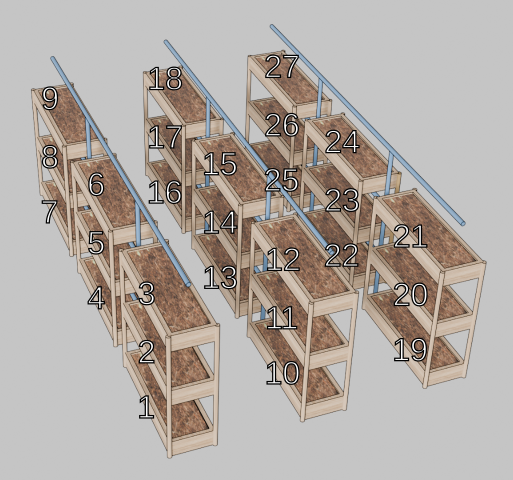
#> input picture icuas24_competition-master/.fig/plant_beds.png, 1026 x 960 px, given in place of plant_beds.png.png, which was not available (shown at 1/2 size)
$ python tanmay.py ../../.fig/plant_beds.png
#> lines starting #> are read from the running program, lines starting #| are printed output that depends on the picture; after the words box and inside, x2 and y2 are one past the last pixel; in counts of white or black regions, pixels touching at a corner belong together; pictures that were not available may be replaced by others from this repository, and a replacement may not be noted
#> further down, raw_image is the input picture: shape (960, 1026, 3); mean B, G, R 164.1, 169.9, 177.7
import sys
import cv2
import numpy as np
import utils

MIN_SQ_AREA = 100.0 ** 2

YELLOW_AREA    = 3400.0
RED_AREA       = 3600.0
PURPLE_AREA    = 1700.0
MIN_FRUIT_AREA = 500.0

TOO_LARGE_FACTOR = 1.6


def double_centroids(contour):
  major_centroid = np.mean(contour, axis=0)

  distances = np.linalg.norm(
    contour.reshape(-1, 2) - major_centroid, axis=1)

  sorted_indices = np.argsort(distances)
  smallest_two_indices = sorted_indices[:2]

  i1 = min(smallest_two_indices)
  i2 = max(smallest_two_indices)

  contour0_0 = contour[:i1]
  contour1   = contour[i1:i2]
  contour0_1 = contour[i2:]

  contour0 = np.concatenate((contour0_0, contour0_1), axis=0)

  centroid0 = np.mean(contour0, axis=0)
  centroid1 = np.mean(contour1, axis=0)

  return (centroid0, centroid1)


def get_coords(raw_image, given_color):
#> called with given_color = 'Pepper'
  image = cv2.cvtColor(raw_image, cv2.COLOR_BGR2HSV)
#> image: shape (960, 1026, 3); mean H, S, V 7.3, 26.9, 178.7

  # white mask
  lower_white = np.array([0, 0, 200]); upper_white = np.array([179, 30, 255])
  white_mask = cv2.inRange(image, lower_white, upper_white)
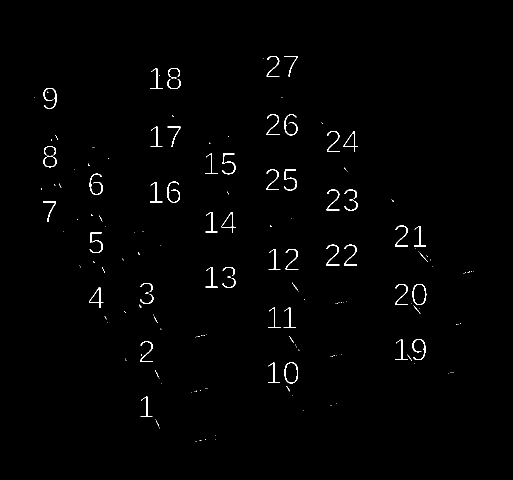
#> white_mask: shape (960, 1026) (shown at 1/2 size); 0.91% white in thin lines or dots, all inside (x1, y1, x2, y2) = (69, 112, 948, 884)

  # green mask
  lower_green = np.array([40, 40, 40]); upper_green = np.array([80, 255, 255])
  green_mask = cv2.inRange(image, lower_green, upper_green)
#> green_mask: shape (960, 1026); every value is 0

  combined_mask = cv2.bitwise_or(white_mask, green_mask)

  """ removing any square outside central square """
  height, width = image.shape[:2]
#> height = 960; width = 1026
  rect_width = int(width * 0.6)
#> rect_width = 615
  rect_height = int(height * 0.75)
#> rect_height = 720

  x1 = int((width - rect_width) / 2)
#> x1 = 205
  y1 = int((height - rect_height) / 2)
#> y1 = 120
  x2 = x1 + rect_width
#> x2 = 820
  y2 = y1 + rect_height
#> y2 = 840

  central_mask = np.zeros_like(image, dtype=np.uint8)
  cv2.rectangle(central_mask, (x1, y1), (x2, y2), (255, 255, 255), -1)
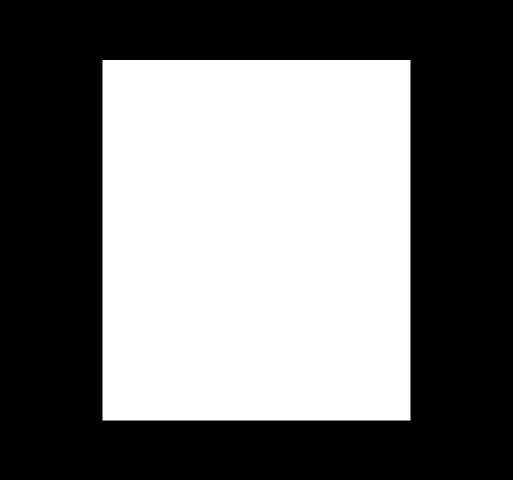
#> central_mask: shape (960, 1026, 3) (shown at 1/2 size); 45.1% white; 1 white region, box (x1, y1, x2, y2) and area: (205, 120, 821, 841) 444136

  tmp = img = cv2.cvtColor(combined_mask, cv2.COLOR_GRAY2BGR)
  combined_mask = cv2.bitwise_and(tmp, central_mask)
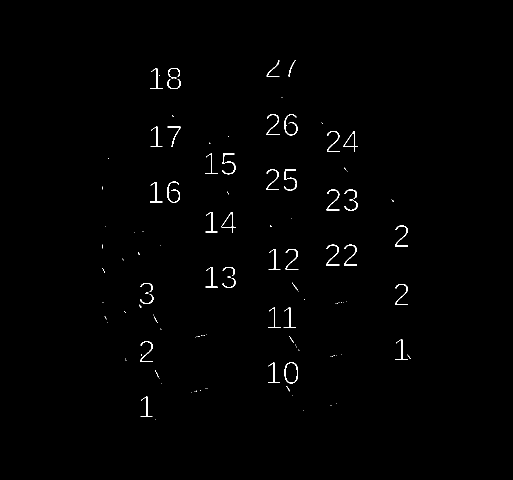
#> combined_mask: shape (960, 1026, 3) (shown at 1/2 size); 0.69% white in thin lines or dots, all inside (x1, y1, x2, y2) = (205, 120, 821, 840)

  """ getting region of interest """
  gray = 255 - combined_mask
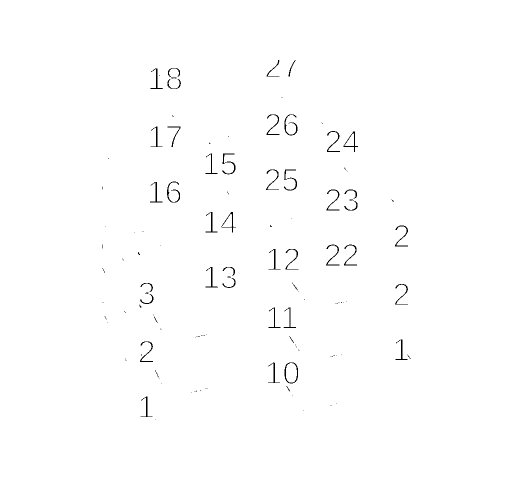
#> gray: shape (960, 1026, 3) (shown at 1/2 size); 99.3% white; black in thin lines or dots, all inside (x1, y1, x2, y2) = (205, 120, 821, 840)
  blur = cv2.GaussianBlur(gray, (3,3), 0)
  gray_image = cv2.cvtColor(blur, cv2.COLOR_BGR2GRAY)
  thresh = cv2.adaptiveThreshold(gray_image, 255, cv2.ADAPTIVE_THRESH_MEAN_C, cv2.THRESH_BINARY_INV, 51, 3)
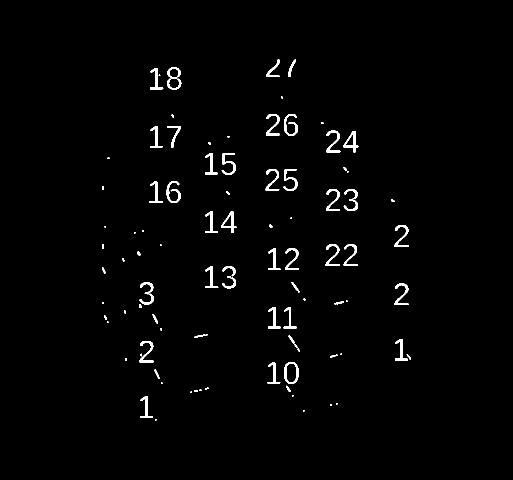
#> thresh: shape (960, 1026) (shown at 1/2 size); 1.5% white; 93 white regions (27 under 20 px), largest, box (x1, y1, x2, y2) and area: (333, 362, 361, 406) 441, (568, 724, 597, 768) 440, (443, 306, 472, 350) 435

  # Morph open
  kernel = cv2.getStructuringElement(cv2.MORPH_RECT, (3,3))
  opening = cv2.morphologyEx(thresh, cv2.MORPH_OPEN, kernel, iterations=1)
#> opening: shape (960, 1026); 1.4% white; 115 white regions (31 under 20 px)

  # Find contours
  cnts = cv2.findContours(opening, cv2.RETR_EXTERNAL, cv2.CHAIN_APPROX_SIMPLE)
#> cnts = 115 contours, 45 with area under 20; largest, box (x1, y1, x2, y2) and area: (568, 724, 597, 768) 1022, (333, 362, 361, 406) 331, (568, 228, 596, 272) 318, (790, 678, 816, 721) 270, (410, 533, 436, 576) 270
  cnts = cnts[0] if len(cnts) == 2 else cnts[1]

  # Initialize variables for the largest rectangle
  max_area = 0
  max_rect = None

  # Iterate through all contours
  for contour in cnts:
    rect = cv2.minAreaRect(contour)
    box = cv2.boxPoints(rect)
    box = np.intp(box)
    area = cv2.contourArea(contour)

    if area > max_area:
      max_area = area
      max_rect = box
#> this loop made 115 passes
#> (rect, area, max_area, max_rect) on passes 5, 14: (((292.5, 813), (42, 25), -90), 247.5, 247.5, [[305, 834], [280, 834], [280, 792], [305, 792]]), (((582, 745.5), (43, 28), -90), 1021.5, 1021.5, [[596, 767], [568, 767], [568, 724], [596, 724]])
#> (rect, box, area) on passes 11, 13, 15, 18, 20, 25: (((576.7, 777.9), (4.02, 12.07), -26.57), [[577, 784], [572, 773], [575, 771], [581, 782]], 35), (((313.8, 748.1), (3.81, 20.52), -24.44), [[316, 758], [307, 739], [311, 737], [319, 756]], 53), (((547, 745), (42, 24), -90), [[559, 766], [535, 766], [535, 724], [559, 724]], 245), (((665, 712), (10.75, 3.16), -18.43), [[660, 715], [659, 712], [669, 708], [670, 711]], 23), (((292.5, 716.5), (15, 27), -90), [[306, 724], [279, 724], [279, 709], [306, 709]], 131), (((294.6, 691), (22.01, 25.96), -41.19), [[294, 707], [277, 688], [294, 673], [311, 693]], 165.5)
#> after the loop, max_area = 1021.5

  if max_area < MIN_SQ_AREA:
    print("No close plant bed found")
    return []


  # Draw the largest rectangle
  interested_region = combined_mask.copy()

  if len(cnts) > 0:
    cv2.drawContours(interested_region, [max_rect], 0, (36, 255, 12), 2)
    cv2.fillPoly(interested_region, [max_rect], (255, 255, 255))
  else:
    print("No plant bed found")
    return []

  """ cropping out region of interest """
  mask = np.zeros_like(raw_image)
  cv2.fillPoly(mask, [max_rect], color=(255, 255, 255))

  cropped_img = cv2.bitwise_and(raw_image, mask)

  """ detecting contours in ROI """
  basic_contour = cropped_img.copy()
  hsv = cv2.cvtColor(basic_contour, cv2.COLOR_BGR2HSV)

  lower_red = np.array([0, 100, 100]); upper_red = np.array([10, 255, 255])
  lower_yellow = np.array([20, 100, 100]); upper_yellow = np.array([30, 255, 255])
  lower_purple = np.array([130, 50, 50]); upper_purple = np.array([160, 255, 255])

  good_area = 0
  combined_mask_color = None
  if given_color == "Tomato":
    red_mask = cv2.inRange(hsv, lower_red, upper_red)
    combined_mask_color = red_mask
    good_area = RED_AREA
  elif given_color == "Pepper":
    yellow_mask = cv2.inRange(hsv, lower_yellow, upper_yellow)
    combined_mask_color = yellow_mask
    good_area = YELLOW_AREA
  elif given_color == "Eggplant":
    purple_mask = cv2.inRange(hsv, lower_purple, upper_purple)
    combined_mask_color = purple_mask
    good_area = PURPLE_AREA

  contours, _ = cv2.findContours(combined_mask_color, cv2.RETR_EXTERNAL, cv2.CHAIN_APPROX_SIMPLE)

  cv2.drawContours(basic_contour, contours, -1, (0, 255, 0), 2)

  """ check area of each contour """
  too_large_area = good_area * TOO_LARGE_FACTOR

  centers = []

  for idx, contour in enumerate(contours):
    contour_area = cv2.contourArea(contour)

    if contour_area < MIN_FRUIT_AREA:
      continue
    elif contour_area > too_large_area:
      centroid0, centroid1 = utils.double_centroids(contour)
      centers.append((idx, centroid0[0]))
      centers.append((idx, centroid1[0]))
    else:
      centroid = np.mean(contour, axis=0)
      centers.append((idx, centroid[0]))

  # computing vector from center of bed
  bed_center = np.mean(max_rect, axis=0)
  outputs = []
  for point in centers:
    outputs.append(point[1] - bed_center)

  return outputs

if __name__ == "__main__":
  img_file = sys.argv[1]
  raw_image = cv2.imread(f"./data/{img_file}.png")

  print(get_coords(raw_image, "Pepper"))
